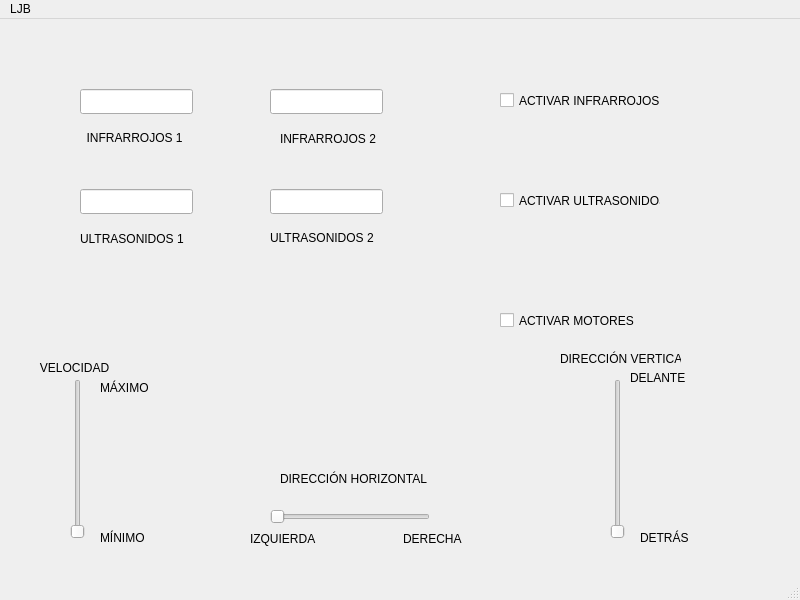
<?xml version="1.0" encoding="UTF-8"?>
<ui version="4.0">
 <class>MainWindow</class>
 <widget class="QMainWindow" name="MainWindow">
  <property name="geometry">
   <rect>
    <x>0</x>
    <y>0</y>
    <width>800</width>
    <height>600</height>
   </rect>
  </property>
  <property name="windowTitle">
   <string>MainWindow</string>
  </property>
  <widget class="QWidget" name="centralwidget">
   <widget class="QSlider" name="DIRECCIONHORIZONTAL">
    <property name="geometry">
     <rect>
      <x>270</x>
      <y>490</y>
      <width>160</width>
      <height>16</height>
     </rect>
    </property>
    <property name="orientation">
     <enum>Qt::Horizontal</enum>
    </property>
   </widget>
   <widget class="QLabel" name="label">
    <property name="geometry">
     <rect>
      <x>30</x>
      <y>340</y>
      <width>91</width>
      <height>17</height>
     </rect>
    </property>
    <property name="text">
     <string>   VELOCIDAD</string>
    </property>
   </widget>
   <widget class="QLineEdit" name="IR1">
    <property name="geometry">
     <rect>
      <x>80</x>
      <y>70</y>
      <width>113</width>
      <height>25</height>
     </rect>
    </property>
   </widget>
   <widget class="QLabel" name="label_2">
    <property name="geometry">
     <rect>
      <x>70</x>
      <y>110</y>
      <width>131</width>
      <height>17</height>
     </rect>
    </property>
    <property name="text">
     <string>     INFRARROJOS 1</string>
    </property>
   </widget>
   <widget class="QLineEdit" name="IR2">
    <property name="geometry">
     <rect>
      <x>270</x>
      <y>70</y>
      <width>113</width>
      <height>25</height>
     </rect>
    </property>
   </widget>
   <widget class="QLabel" name="label_3">
    <property name="geometry">
     <rect>
      <x>280</x>
      <y>110</y>
      <width>111</width>
      <height>20</height>
     </rect>
    </property>
    <property name="text">
     <string>INFRARROJOS 2</string>
    </property>
   </widget>
   <widget class="QSlider" name="VELOCIDAD_2">
    <property name="geometry">
     <rect>
      <x>70</x>
      <y>360</y>
      <width>16</width>
      <height>160</height>
     </rect>
    </property>
    <property name="orientation">
     <enum>Qt::Vertical</enum>
    </property>
   </widget>
   <widget class="QLineEdit" name="US1">
    <property name="geometry">
     <rect>
      <x>80</x>
      <y>170</y>
      <width>113</width>
      <height>25</height>
     </rect>
    </property>
   </widget>
   <widget class="QLabel" name="label_4">
    <property name="geometry">
     <rect>
      <x>80</x>
      <y>210</y>
      <width>111</width>
      <height>20</height>
     </rect>
    </property>
    <property name="text">
     <string>ULTRASONIDOS 1</string>
    </property>
   </widget>
   <widget class="QLineEdit" name="US2">
    <property name="geometry">
     <rect>
      <x>270</x>
      <y>170</y>
      <width>113</width>
      <height>25</height>
     </rect>
    </property>
   </widget>
   <widget class="QLabel" name="label_5">
    <property name="geometry">
     <rect>
      <x>270</x>
      <y>210</y>
      <width>111</width>
      <height>17</height>
     </rect>
    </property>
    <property name="text">
     <string>ULTRASONIDOS 2</string>
    </property>
   </widget>
   <widget class="QCheckBox" name="ACTIR">
    <property name="geometry">
     <rect>
      <x>500</x>
      <y>70</y>
      <width>191</width>
      <height>23</height>
     </rect>
    </property>
    <property name="text">
     <string>ACTIVAR INFRARROJOS</string>
    </property>
   </widget>
   <widget class="QCheckBox" name="ACTUS">
    <property name="geometry">
     <rect>
      <x>500</x>
      <y>170</y>
      <width>161</width>
      <height>23</height>
     </rect>
    </property>
    <property name="text">
     <string>ACTIVAR ULTRASONIDOS</string>
    </property>
   </widget>
   <widget class="QLabel" name="label_6">
    <property name="geometry">
     <rect>
      <x>250</x>
      <y>510</y>
      <width>71</width>
      <height>20</height>
     </rect>
    </property>
    <property name="text">
     <string>IZQUIERDA</string>
    </property>
   </widget>
   <widget class="QLabel" name="label_7">
    <property name="geometry">
     <rect>
      <x>403</x>
      <y>510</y>
      <width>61</width>
      <height>20</height>
     </rect>
    </property>
    <property name="text">
     <string>DERECHA</string>
    </property>
   </widget>
   <widget class="QLabel" name="label_8">
    <property name="geometry">
     <rect>
      <x>280</x>
      <y>450</y>
      <width>151</width>
      <height>20</height>
     </rect>
    </property>
    <property name="text">
     <string>DIRECCIÓN HORIZONTAL</string>
    </property>
   </widget>
   <widget class="QLabel" name="label_9">
    <property name="geometry">
     <rect>
      <x>100</x>
      <y>360</y>
      <width>54</width>
      <height>17</height>
     </rect>
    </property>
    <property name="text">
     <string>MÁXIMO</string>
    </property>
   </widget>
   <widget class="QLabel" name="label_10">
    <property name="geometry">
     <rect>
      <x>100</x>
      <y>510</y>
      <width>54</width>
      <height>17</height>
     </rect>
    </property>
    <property name="text">
     <string>MÍNIMO</string>
    </property>
   </widget>
   <widget class="QSlider" name="DIRECCIONVERTICAL">
    <property name="geometry">
     <rect>
      <x>610</x>
      <y>360</y>
      <width>16</width>
      <height>160</height>
     </rect>
    </property>
    <property name="orientation">
     <enum>Qt::Vertical</enum>
    </property>
   </widget>
   <widget class="QLabel" name="label_11">
    <property name="geometry">
     <rect>
      <x>560</x>
      <y>330</y>
      <width>121</width>
      <height>20</height>
     </rect>
    </property>
    <property name="text">
     <string>DIRECCIÓN VERTICAL</string>
    </property>
   </widget>
   <widget class="QLabel" name="label_12">
    <property name="geometry">
     <rect>
      <x>630</x>
      <y>350</y>
      <width>81</width>
      <height>17</height>
     </rect>
    </property>
    <property name="text">
     <string>DELANTE</string>
    </property>
   </widget>
   <widget class="QLabel" name="label_13">
    <property name="geometry">
     <rect>
      <x>640</x>
      <y>510</y>
      <width>54</width>
      <height>17</height>
     </rect>
    </property>
    <property name="text">
     <string>DETRÁS</string>
    </property>
   </widget>
   <widget class="QCheckBox" name="ACTMOT">
    <property name="geometry">
     <rect>
      <x>500</x>
      <y>290</y>
      <width>161</width>
      <height>23</height>
     </rect>
    </property>
    <property name="text">
     <string>ACTIVAR MOTORES</string>
    </property>
   </widget>
  </widget>
  <widget class="QStatusBar" name="statusbar"/>
  <widget class="QMenuBar" name="menubar">
   <property name="geometry">
    <rect>
     <x>0</x>
     <y>0</y>
     <width>800</width>
     <height>22</height>
    </rect>
   </property>
   <widget class="QMenu" name="menuLJB">
    <property name="title">
     <string>LJB</string>
    </property>
   </widget>
   <addaction name="menuLJB"/>
  </widget>
 </widget>
 <resources/>
 <connections/>
</ui>
